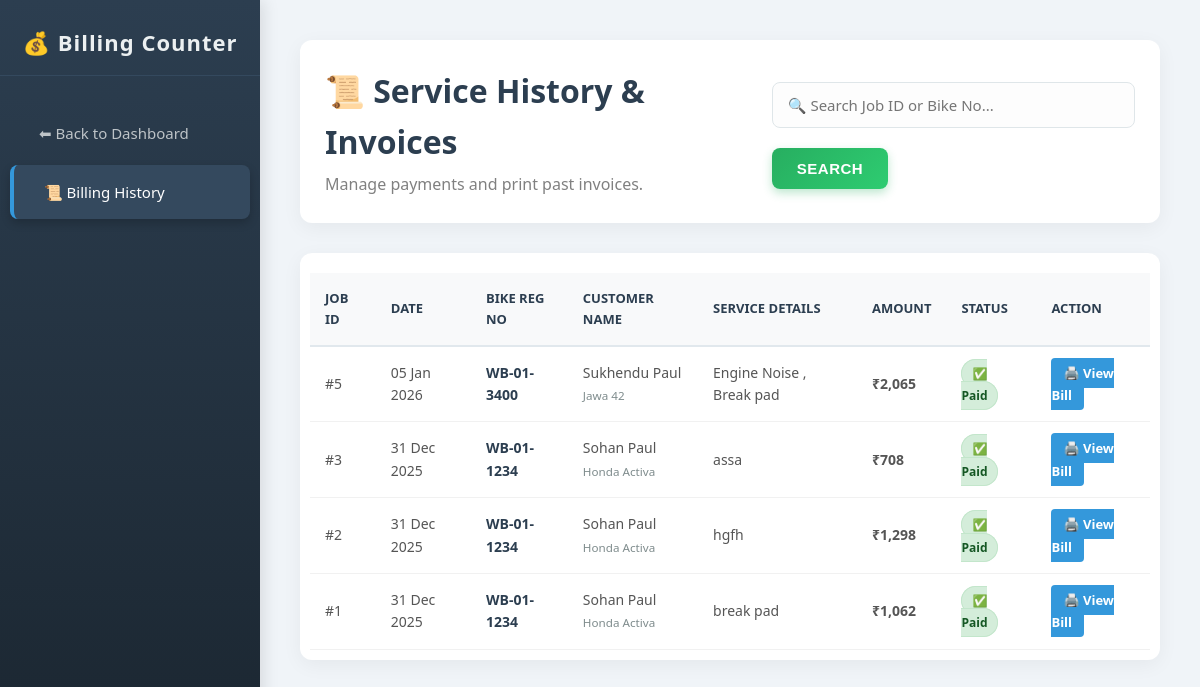
/billing.php, run on the app's committed database.
### tables this page shows
CREATE TABLE IF NOT EXISTS `services` (
  `id` int NOT NULL AUTO_INCREMENT,
  `bike_id` int DEFAULT NULL,
  `service_date` date DEFAULT NULL,
  `details` text,
  `total_cost` decimal(10,2) DEFAULT NULL,
  `status` varchar(20) DEFAULT 'Pending',
  `gst_amount` decimal(10,2) DEFAULT '0.00',
  PRIMARY KEY (`id`)
);

CREATE TABLE IF NOT EXISTS `bikes` (
  `id` int NOT NULL AUTO_INCREMENT,
  `model_name` varchar(100) DEFAULT NULL,
  `reg_number` varchar(20) DEFAULT NULL,
  `customer_id` int DEFAULT NULL,
  PRIMARY KEY (`id`),
  UNIQUE KEY `reg_number` (`reg_number`)
);

CREATE TABLE IF NOT EXISTS `customers` (
  `id` int NOT NULL AUTO_INCREMENT,
  `name` varchar(100) DEFAULT NULL,
  `phone` varchar(15) DEFAULT NULL,
  `address` text,
  PRIMARY KEY (`id`)
);

### billing.php (the view, shortened to what this page needs)
<?php include 'db.php'; ?>
<!DOCTYPE html>
<html>
<head>
    <link rel="stylesheet" href="style.css">
</head>
<body>
<div class="sidebar">
    <h2>💰 Billing Counter</h2>
    <a href="service_dashboard.php">⬅ Back to Dashboard</a>
    <a href="billing.php" class="active">📜 Billing History</a>
</div>
<div class="content">
    <div class="header-section">
        <div style="display:flex; justify-content:space-between; align-items:center;">
            <div>
                <h1 style="margin:0;">📜 Service History & Invoices</h1>
                <p style="margin:5px 0 0; color:gray;">Manage payments and print past invoices.</p>
            </div>
            <form method="get" style="margin:0; padding:0; background:none; box-shadow:none;">
                <input type="text" name="search" class="search-box" placeholder="🔍 Search Job ID or Bike No..." value="<?php echo isset($_GET['search']) ? $_GET['search'] : ''; ?>">
                <button type="submit" class="search-btn">Search</button>
            </form>
        </div>
    </div>
    <div class="table-container">
        <table>
            <thead>
                <tr>
                    <th>Job ID</th>
                    <th>Date</th>
                    <th>Bike Reg No</th>
                    <th>Customer Name</th>
                    <th>Service Details</th>
                    <th>Amount</th>
                    <th>Status</th>
                    <th>Action</th>
                </tr>
            </thead>
            <tbody>
                <?php
                $filter = "";
                $sql = "SELECT s.*, b.reg_number, b.model_name, c.name as customer_name
                        FROM services s
                        JOIN bikes b ON s.bike_id = b.id
                        JOIN customers c ON b.customer_id = c.id
                        WHERE s.status IN ('Work Done', 'Paid') $filter
                        ORDER BY
                            CASE WHEN s.status = 'Work Done' THEN 0 ELSE 1 END, /* Show Pending Payments First */
                            s.id DESC";
                $res = mysqli_query($conn, $sql);
                if(mysqli_num_rows($res) > 0) {
                    while($row = mysqli_fetch_assoc($res)) {
                        $date = date("d M Y", strtotime($row['service_date']));
                        if($row['status'] == 'Work Done') {
                            $status_badge = "<span class='status-badge badge-ready'>⚠️ Pending Payment</span>";
                            $action = "<form method='post' style='margin:0; padding:0; background:none; box-shadow:none;'>
                                         <input type='hidden' name='job_id' value='{$row['id']}'>
                                         <button type='submit' name='confirm_payment' class='btn-pay'>💰 Collect ₹{$row['total_cost']}</button>
                                       </form>";
                        } else {
                            $status_badge = "<span class='status-badge badge-paid'>✅ Paid</span>";
                            $action = "<a href='print_service_bill.php?id={$row['id']}' class='btn-view'>🖨️ View Bill</a>";
                        }
                        echo "<tr>
                                <td>#{$row['id']}</td>
                                <td>{$date}</td>
                                <td style='font-weight:bold; color:#2c3e50;'>{$row['reg_number']}</td>
                                <td>{$row['customer_name']} <br><small style='color:#7f8c8d;'>{$row['model_name']}</small></td>
                                <td>{$row['details']}</td>
                                <td style='font-weight:bold;'>₹" . number_format($row['total_cost']) . "</td>
                                <td>{$status_badge}</td>
                                <td>{$action}</td>
                              </tr>";
                    }
                } else {
                    echo "<tr><td colspan='8' style='text-align:center; padding:30px; color:#7f8c8d;'>No billing records found.</td></tr>";
                }
                ?>
            </tbody>
        </table>
    </div>
</div>
</body>
</html>

### style.css (style rules this page uses)
* { box-sizing: border-box; }
body { font-family: 'Segoe UI', 'Roboto', Helvetica, Arial, sans-serif; margin: 0; padding: 0; background-color: #f0f4f8; color: #333; line-height: 1.6; }
h1, h2, h3, h4 { color: #2c3e50; font-weight: 600; margin-top: 0; }
.sidebar { width: 260px; height: 100vh; background: linear-gradient(180deg, #2c3e50 0%, #1a252f 100%); color: white; padding-top: 25px; position: fixed; left: 0; top: 0; box-shadow: 4px 0 15px rgba(0,0,0,0.1); z-index: 1000; overflow-y: auto; }
.sidebar h2 { text-align: center; color: #ecf0f1; font-size: 22px; margin-bottom: 30px; padding-bottom: 15px; border-bottom: 1px solid #34495e; letter-spacing: 1px; }
.sidebar a { display: block; color: #bdc3c7; text-decoration: none; padding: 15px 25px; margin: 5px 10px; border-radius: 8px; transition: all 0.3s ease; font-size: 15px; border-left: 4px solid transparent; }
.sidebar a:hover, .sidebar a.active { background: #34495e; color: white; padding-left: 30px; border-left: 4px solid #3498db; box-shadow: 0 4px 10px rgba(0,0,0,0.2); }
.content { margin-left: 260px; padding: 40px; min-height: 100vh; }
.header, .header-section { background: white; padding: 25px; border-radius: 12px; box-shadow: 0 5px 20px rgba(0, 0, 0, 0.05); margin-bottom: 30px; display: flex; justify-content: space-between; align-items: center; }
form, .form-box, .search-container, .bike-info { background: white; padding: 30px; border-radius: 12px; box-shadow: 0 5px 20px rgba(0, 0, 0, 0.05); margin-bottom: 25px; }
input[type="text"], input[type="number"], input[type="date"], input[type="password"], select, textarea { width: 100%; padding: 12px 15px; margin: 8px 0 20px; border: 1px solid #dfe6e9; border-radius: 8px; font-size: 15px; font-family: inherit; background-color: #fdfdfd; transition: border 0.3s, box-shadow 0.3s; }
button, input[type="submit"], .action-btn, .search-btn, .view-stock-btn { background: linear-gradient(135deg, #27ae60 0%, #2ecc71 100%); color: white; padding: 12px 25px; border: none; border-radius: 8px; cursor: pointer; font-size: 15px; font-weight: 600; text-transform: uppercase; letter-spacing: 0.5px; transition: all 0.3s ease; display: inline-block; text-align: center; box-shadow: 0 4px 10px rgba(39, 174, 96, 0.3); }
.table-container { background: white; padding: 10px; border-radius: 12px; box-shadow: 0 5px 20px rgba(0, 0, 0, 0.05); overflow: hidden; }
table { width: 100%; border-collapse: collapse; margin-top: 10px; }
thead tr { background-color: #f8f9fa; text-align: left; }
th { padding: 15px; color: #2c3e50; font-weight: 700; font-size: 13px; text-transform: uppercase; border-bottom: 2px solid #e1e8ed; }
td { padding: 15px; border-bottom: 1px solid #f1f1f1; color: #555; font-size: 14px; }

### billing.php (style rules this page uses)
.status-badge { padding: 5px 10px; border-radius: 15px; font-weight: bold; font-size: 12px; }
.badge-paid { background: #d4edda; color: #155724; border: 1px solid #c3e6cb; }
.btn-view { background: #3498db; color: white; padding: 6px 12px; border-radius: 4px; text-decoration: none; font-size: 13px; font-weight: bold; }
.search-box { padding: 10px; width: 300px; border: 1px solid #ccc; border-radius: 5px; }

### data on the page
services: id "5", service_date "05 Jan 2026", bike.reg_number "WB-01-3400", customers.name "Sukhendu Paul", bike.model_name "Jawa 42", details "Engine Noise , Break pad", total_cost "2,065", status "✅ Paid"
services: id "3", service_date "31 Dec 2025", bike.reg_number "WB-01-1234", customers.name "Sohan Paul", bike.model_name "Honda Activa", details "assa", total_cost "708", status "✅ Paid"
services: id "2", service_date "31 Dec 2025", bike.reg_number "WB-01-1234", customers.name "Sohan Paul", bike.model_name "Honda Activa", details "hgfh", total_cost "1,298", status "✅ Paid"
services: id "1", service_date "31 Dec 2025", bike.reg_number "WB-01-1234", customers.name "Sohan Paul", bike.model_name "Honda Activa", details "break pad", total_cost "1,062", status "✅ Paid"
